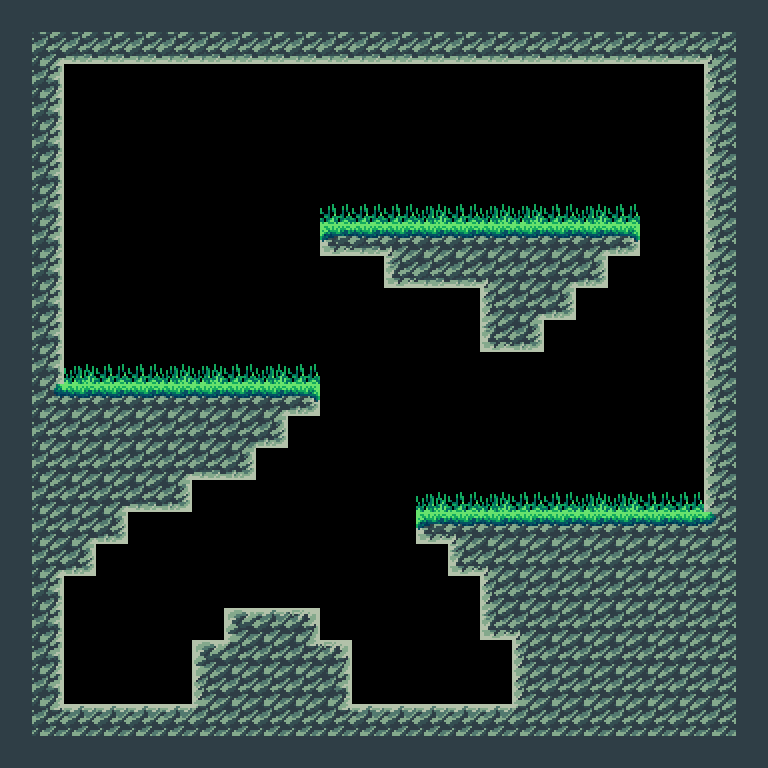

Rendered tile map (Tiled .tmx) drawn with the repository's tilesets; below, a short description and the full map source, tile grids included:
An orthogonal 24x24 tile map with 32x32 px tiles, 1 tile layer (ground) and 6 objects (5x star, playerSpawn).

<map version="1.5" tiledversion="1.7.2" orientation="orthogonal" renderorder="right-down" width="24" height="24" tilewidth="32" tileheight="32" infinite="0" nextlayerid="3" nextobjectid="7">
 <tileset firstgid="1" name="ForestTilesetNew" tilewidth="32" tileheight="32" tilecount="75" columns="15">
  <image source="../assets/ForestTilesetNew.png" width="480" height="160" />
  <tile id="0">
   <properties>
    <property name="collides" type="bool" value="true" />
   </properties>
  </tile>
  <tile id="1">
   <properties>
    <property name="collides" type="bool" value="true" />
   </properties>
  </tile>
  <tile id="2">
   <properties>
    <property name="collides" type="bool" value="true" />
   </properties>
  </tile>
  <tile id="3">
   <properties>
    <property name="collides" type="bool" value="true" />
   </properties>
  </tile>
  <tile id="4">
   <properties>
    <property name="collides" type="bool" value="true" />
   </properties>
  </tile>
  <tile id="5">
   <properties>
    <property name="collides" type="bool" value="true" />
   </properties>
  </tile>
  <tile id="6">
   <properties>
    <property name="collides" type="bool" value="true" />
   </properties>
  </tile>
  <tile id="7">
   <properties>
    <property name="collides" type="bool" value="true" />
   </properties>
  </tile>
  <tile id="8">
   <properties>
    <property name="collides" type="bool" value="true" />
   </properties>
  </tile>
  <tile id="9">
   <properties>
    <property name="collides" type="bool" value="true" />
   </properties>
  </tile>
  <tile id="10">
   <properties>
    <property name="collides" type="bool" value="true" />
   </properties>
  </tile>
  <tile id="11">
   <properties>
    <property name="collides" type="bool" value="true" />
   </properties>
  </tile>
  <tile id="12">
   <properties>
    <property name="collides" type="bool" value="true" />
   </properties>
  </tile>
  <tile id="13">
   <properties>
    <property name="collides" type="bool" value="true" />
   </properties>
  </tile>
  <tile id="14">
   <properties>
    <property name="collides" type="bool" value="true" />
   </properties>
  </tile>
  <tile id="15">
   <properties>
    <property name="collides" type="bool" value="true" />
   </properties>
  </tile>
  <tile id="16">
   <properties>
    <property name="collides" type="bool" value="true" />
   </properties>
  </tile>
  <tile id="17">
   <properties>
    <property name="collides" type="bool" value="true" />
   </properties>
  </tile>
  <tile id="18">
   <properties>
    <property name="collides" type="bool" value="true" />
   </properties>
  </tile>
  <tile id="19">
   <properties>
    <property name="collides" type="bool" value="true" />
   </properties>
  </tile>
  <tile id="20">
   <properties>
    <property name="collides" type="bool" value="true" />
   </properties>
  </tile>
  <tile id="21">
   <properties>
    <property name="collides" type="bool" value="true" />
   </properties>
  </tile>
  <tile id="22">
   <properties>
    <property name="collides" type="bool" value="true" />
   </properties>
  </tile>
  <tile id="23">
   <properties>
    <property name="collides" type="bool" value="true" />
   </properties>
  </tile>
  <tile id="24">
   <properties>
    <property name="collides" type="bool" value="true" />
   </properties>
  </tile>
  <tile id="25">
   <properties>
    <property name="collides" type="bool" value="true" />
   </properties>
  </tile>
  <tile id="26">
   <properties>
    <property name="collides" type="bool" value="true" />
   </properties>
  </tile>
  <tile id="27">
   <properties>
    <property name="collides" type="bool" value="true" />
   </properties>
  </tile>
  <tile id="28">
   <properties>
    <property name="collides" type="bool" value="true" />
   </properties>
  </tile>
  <tile id="29">
   <properties>
    <property name="collides" type="bool" value="false" />
   </properties>
  </tile>
  <tile id="30">
   <properties>
    <property name="collides" type="bool" value="true" />
   </properties>
  </tile>
  <tile id="31">
   <properties>
    <property name="collides" type="bool" value="true" />
   </properties>
  </tile>
  <tile id="32">
   <properties>
    <property name="collides" type="bool" value="true" />
   </properties>
  </tile>
  <tile id="33">
   <properties>
    <property name="collides" type="bool" value="true" />
   </properties>
  </tile>
  <tile id="34">
   <properties>
    <property name="collides" type="bool" value="true" />
   </properties>
  </tile>
  <tile id="35">
   <properties>
    <property name="collides" type="bool" value="true" />
   </properties>
  </tile>
  <tile id="36">
   <properties>
    <property name="collides" type="bool" value="true" />
   </properties>
  </tile>
  <tile id="37">
   <properties>
    <property name="collides" type="bool" value="true" />
   </properties>
  </tile>
  <tile id="38">
   <properties>
    <property name="collides" type="bool" value="true" />
   </properties>
  </tile>
  <tile id="39">
   <properties>
    <property name="collides" type="bool" value="true" />
   </properties>
  </tile>
  <tile id="40">
   <properties>
    <property name="collides" type="bool" value="true" />
   </properties>
  </tile>
  <tile id="41">
   <properties>
    <property name="collides" type="bool" value="true" />
   </properties>
  </tile>
  <tile id="42">
   <properties>
    <property name="collides" type="bool" value="true" />
   </properties>
  </tile>
  <tile id="43">
   <properties>
    <property name="collides" type="bool" value="true" />
   </properties>
  </tile>
  <tile id="44">
   <properties>
    <property name="collides" type="bool" value="false" />
   </properties>
  </tile>
  <tile id="45">
   <properties>
    <property name="collides" type="bool" value="true" />
   </properties>
  </tile>
  <tile id="46">
   <properties>
    <property name="collides" type="bool" value="true" />
   </properties>
  </tile>
  <tile id="47">
   <properties>
    <property name="collides" type="bool" value="true" />
   </properties>
  </tile>
  <tile id="48">
   <properties>
    <property name="collides" type="bool" value="true" />
   </properties>
  </tile>
  <tile id="49">
   <properties>
    <property name="collides" type="bool" value="true" />
   </properties>
  </tile>
  <tile id="50">
   <properties>
    <property name="collides" type="bool" value="true" />
   </properties>
  </tile>
  <tile id="51">
   <properties>
    <property name="collides" type="bool" value="true" />
   </properties>
  </tile>
  <tile id="52">
   <properties>
    <property name="collides" type="bool" value="true" />
   </properties>
  </tile>
  <tile id="53">
   <properties>
    <property name="collides" type="bool" value="true" />
   </properties>
  </tile>
  <tile id="54">
   <properties>
    <property name="collides" type="bool" value="true" />
   </properties>
  </tile>
  <tile id="55">
   <properties>
    <property name="collides" type="bool" value="true" />
   </properties>
  </tile>
  <tile id="56">
   <properties>
    <property name="collides" type="bool" value="true" />
   </properties>
  </tile>
  <tile id="57">
   <properties>
    <property name="collides" type="bool" value="true" />
   </properties>
  </tile>
  <tile id="58">
   <properties>
    <property name="collides" type="bool" value="true" />
   </properties>
  </tile>
  <tile id="59">
   <properties>
    <property name="collides" type="bool" value="true" />
   </properties>
  </tile>
  <tile id="60">
   <properties>
    <property name="collides" type="bool" value="true" />
   </properties>
  </tile>
  <tile id="61">
   <properties>
    <property name="collides" type="bool" value="true" />
   </properties>
  </tile>
  <tile id="62">
   <properties>
    <property name="collides" type="bool" value="true" />
   </properties>
  </tile>
  <tile id="63">
   <properties>
    <property name="collides" type="bool" value="true" />
   </properties>
  </tile>
  <tile id="64">
   <properties>
    <property name="collides" type="bool" value="true" />
   </properties>
  </tile>
  <tile id="65">
   <properties>
    <property name="collides" type="bool" value="true" />
   </properties>
  </tile>
  <tile id="66">
   <properties>
    <property name="collides" type="bool" value="true" />
   </properties>
  </tile>
  <tile id="67">
   <properties>
    <property name="collides" type="bool" value="true" />
   </properties>
  </tile>
  <tile id="68">
   <properties>
    <property name="collides" type="bool" value="true" />
   </properties>
  </tile>
  <tile id="69">
   <properties>
    <property name="collides" type="bool" value="true" />
   </properties>
  </tile>
  <tile id="70">
   <properties>
    <property name="collides" type="bool" value="true" />
   </properties>
  </tile>
  <tile id="71">
   <properties>
    <property name="collides" type="bool" value="true" />
   </properties>
  </tile>
  <tile id="72">
   <properties>
    <property name="collides" type="bool" value="true" />
   </properties>
  </tile>
  <tile id="73">
   <properties>
    <property name="collides" type="bool" value="true" />
   </properties>
  </tile>
  <tile id="74">
   <properties>
    <property name="collides" type="bool" value="true" />
   </properties>
  </tile>
 </tileset>
 <layer id="1" name="ground" width="24" height="24">
  <data encoding="csv">
17,17,17,17,17,17,17,17,17,17,17,17,17,17,17,17,17,17,17,17,17,17,17,17,
17,5,40,40,40,40,40,40,40,40,40,40,40,40,40,40,40,40,40,40,40,40,6,17,
17,26,0,0,0,0,0,0,0,0,0,0,0,0,0,0,0,0,0,0,0,0,24,17,
17,26,0,0,0,0,0,0,0,0,0,0,0,0,0,0,0,0,0,0,0,0,24,17,
17,26,0,0,0,0,0,0,0,0,0,0,0,0,0,0,0,0,0,0,0,0,24,17,
17,26,0,0,0,0,0,0,0,0,0,0,0,0,0,0,0,0,0,0,0,0,24,17,
17,26,0,0,0,0,0,0,0,0,45,45,45,30,45,30,30,45,30,45,0,0,24,17,
17,26,0,0,0,0,0,0,0,0,54,55,66,70,70,70,70,70,65,56,0,0,24,17,
17,26,0,0,0,0,0,0,0,0,0,0,39,40,40,6,25,5,41,0,0,0,24,17,
17,26,0,0,0,0,0,0,0,0,0,0,0,0,0,24,5,41,0,0,0,0,24,17,
17,26,0,0,0,0,0,0,0,0,0,0,0,0,0,39,41,0,0,0,0,0,24,17,
17,26,30,45,45,30,30,45,30,45,0,0,0,0,0,0,0,0,0,0,0,0,24,17,
17,59,70,70,70,70,70,70,65,56,0,0,0,0,0,0,0,0,0,0,0,0,24,17,
17,25,25,25,25,25,25,25,41,0,0,0,0,0,0,0,0,0,0,0,0,0,24,17,
17,25,25,25,25,5,40,41,0,0,0,0,0,0,0,0,0,0,0,0,0,0,24,17,
17,25,25,5,40,41,0,0,0,0,0,0,0,30,45,30,45,45,30,30,45,45,24,17,
17,25,5,41,0,0,0,0,0,0,0,0,0,54,66,70,70,70,70,70,70,70,60,17,
17,5,41,0,0,0,0,0,0,0,0,0,0,0,39,6,25,25,25,25,25,25,25,17,
17,26,0,0,0,0,0,0,0,0,0,0,0,0,0,24,25,25,25,25,25,25,25,17,
17,26,0,0,0,0,0,9,10,11,0,0,0,0,0,39,6,25,25,25,25,25,25,17,
17,26,0,0,0,0,9,21,25,20,11,0,0,0,0,0,24,25,25,25,25,25,25,17,
17,26,0,0,0,0,24,25,25,25,26,0,0,0,0,0,24,25,25,25,25,25,25,17,
17,20,10,10,10,10,21,25,25,25,20,10,10,10,10,10,21,25,25,25,25,25,25,17,
17,17,17,17,17,17,17,17,17,17,17,17,17,17,17,17,17,17,17,17,17,17,17,17
</data>
 </layer>
 <objectgroup id="2" name="objects">
  <object id="1" name="playerSpawn" x="126.667" y="665.333" />
  <object id="2" name="star" x="430.667" y="653.333" />
  <object id="3" name="star" x="402.667" y="392" />
  <object id="4" name="star" x="478.667" y="144" />
  <object id="5" name="star" x="138.667" y="162.667" />
  <object id="6" name="star" x="670.667" y="273.333" />
 </objectgroup>
</map>
